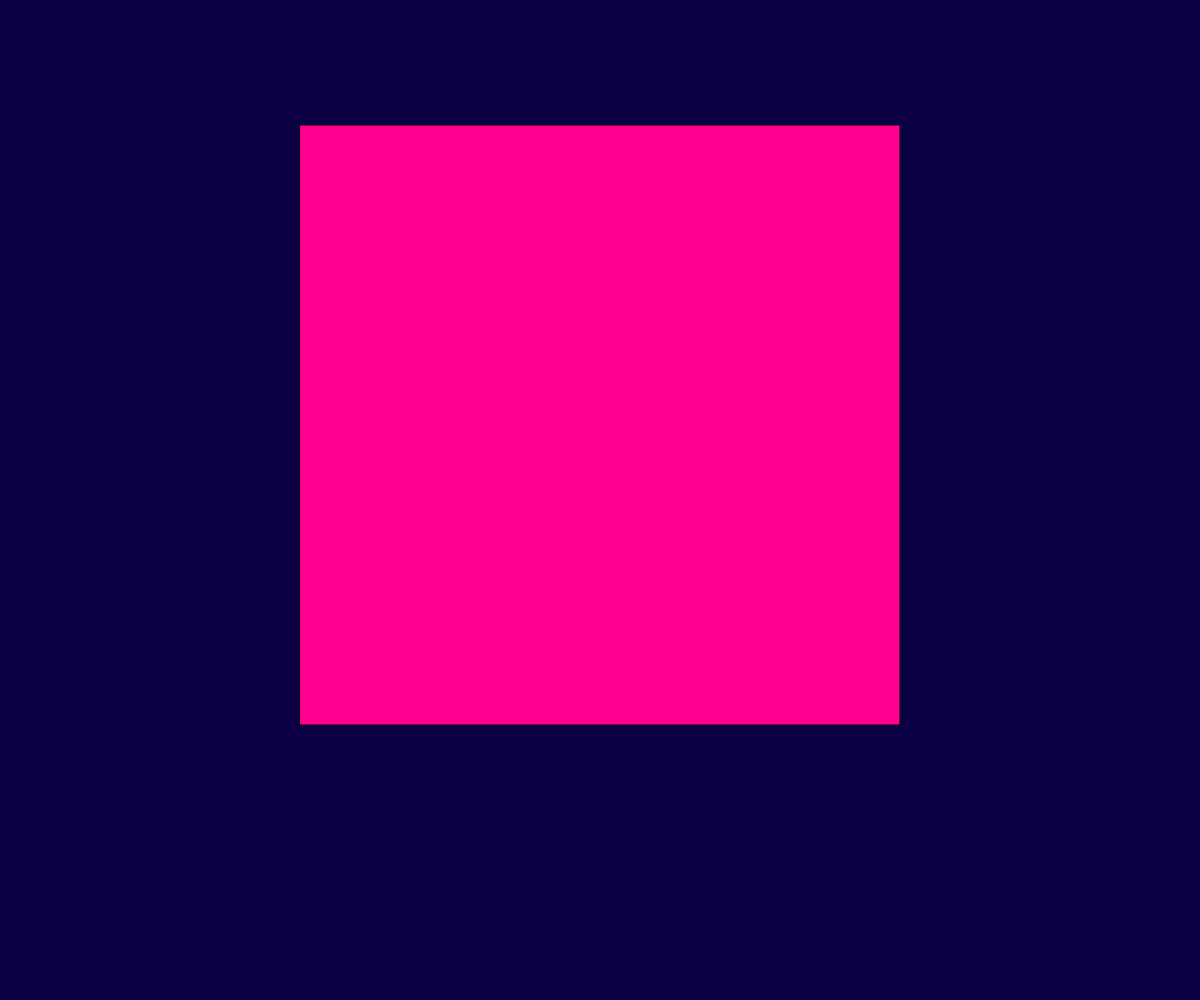
Frame 1 (no input)
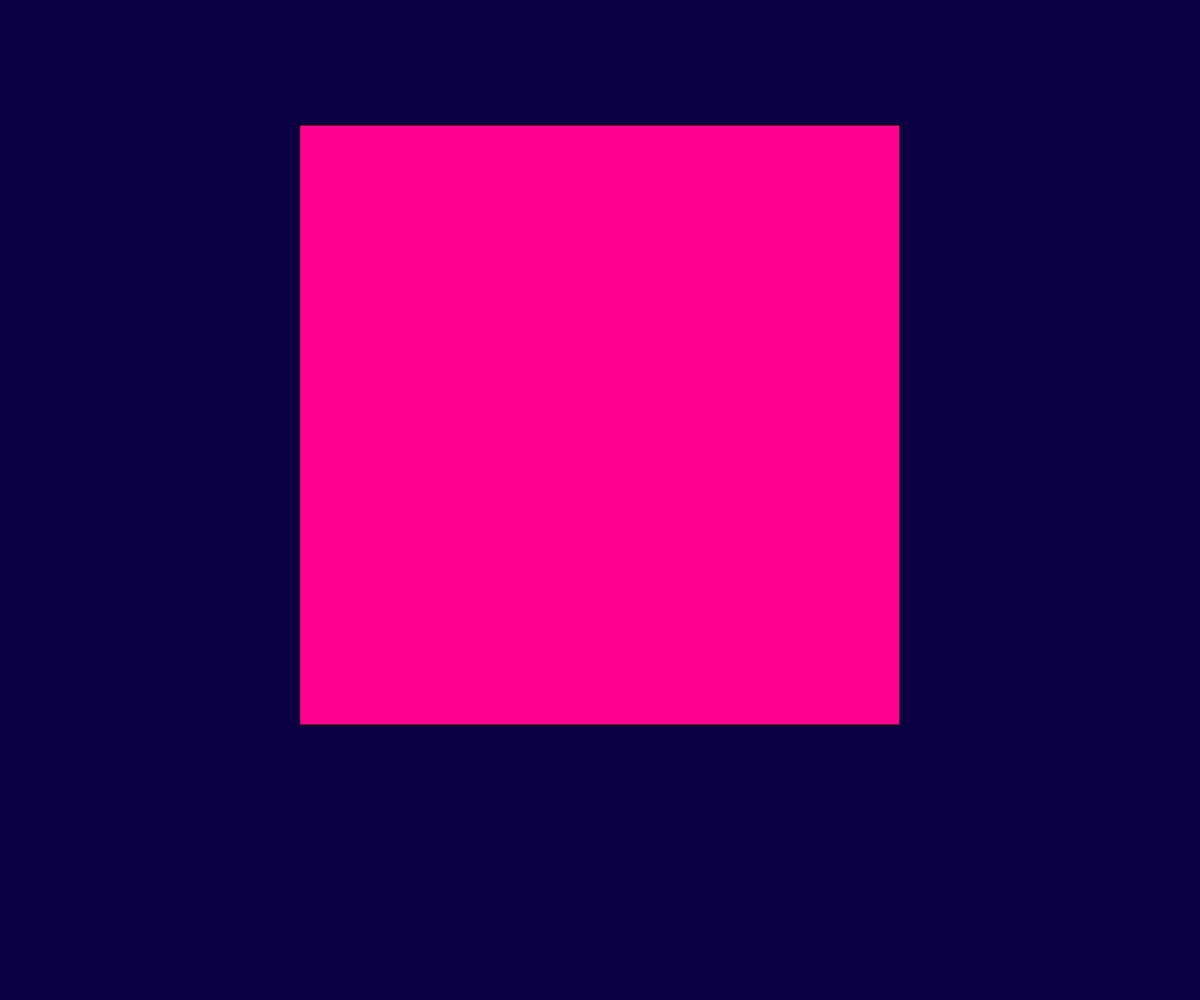
Frame 60 (no input)
Frame 120 (the mouse pressed at the canvas centre since frame 60): identical to frame 60, image omitted

The p5.js sketch that drew these frames (run headless with seeded random() and noise() and a simulated clock; from frame 60 on, the mouse is pressed at the canvas centre):

// p5.js sketch
// ── sketch.js
// Project Title
// eimear currie
// Date
//
// Extra for Experts:
// - describe what you did to take this project "above and beyond"

function setup() {
  createCanvas(windowWidth, windowHeight);
  background(12, 0, 68);
}

function draw() {
  fill(255, 0, 144);
  rect(width/4, height/8, width/2, width/2);
}
